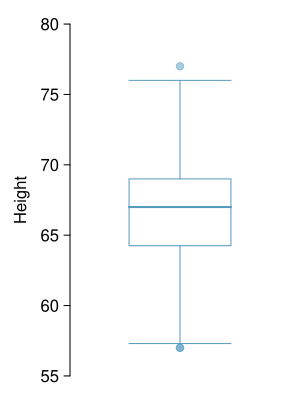

Reproduce this figure in R.
library(openintro)
#data(famuss)
data(COL)

myPDF("famussBoxPlot.pdf", 3, 4,
      mar = c(0.5, 3.5, 0.5, 0.5),
      mgp = c(2, 0.55, 0),
)

boxPlot(famuss$height,
        ylab = 'Height',
        ylim = c(55, 80),
        pch = 19,
        pchCex = 1,
        lcol = COL[1],
        col = COL[1,3])

dev.off()
